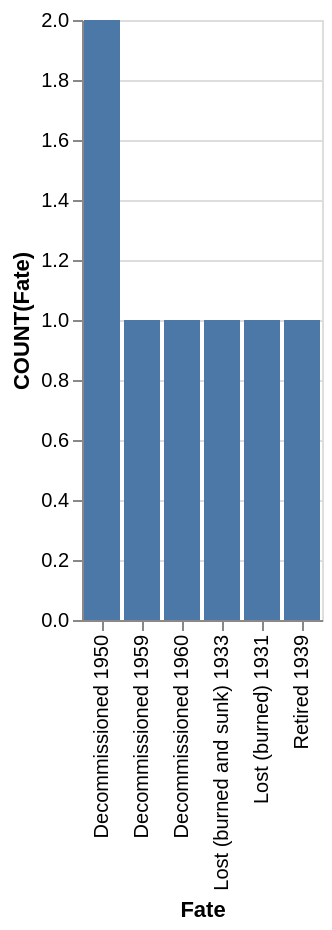

Here is the Vega-Lite specification saved for this chart:
### Vega-Lite specification from a JSON file in a GitHub repository (floating-point values rounded to 4 significant figures)
{"data": {"values": [{"x_data": "Decommissioned 1950", "y_data": 2}, {"x_data": "Decommissioned 1959", "y_data": 1}, {"x_data": "Decommissioned 1960", "y_data": 1}, {"x_data": "Lost (burned and sunk) 1933", "y_data": 1}, {"x_data": "Lost (burned) 1931", "y_data": 1}, {"x_data": "Retired 1939", "y_data": 1}]}, "mark": "bar", "encoding": {"x": {"field": "x_data", "type": "nominal", "title": "Fate", "sort": {"op": "sum", "field": "y_data", "order": "descending"}}, "y": {"field": "y_data", "type": "quantitative", "title": "COUNT(Fate)"}}}
